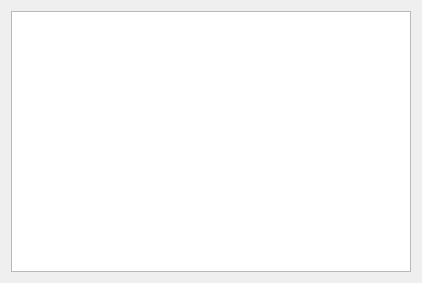
<?xml version="1.0" encoding="UTF-8"?>
<ui version="4.0">
 <class>Dialog</class>
 <widget class="QDialog" name="Dialog">
  <property name="geometry">
   <rect>
    <x>0</x>
    <y>0</y>
    <width>422</width>
    <height>283</height>
   </rect>
  </property>
  <property name="windowTitle">
   <string>Dialog</string>
  </property>
  <layout class="QHBoxLayout" name="horizontalLayout">
   <item>
    <widget class="QTextEdit" name="textEdit">
     <property name="textInteractionFlags">
      <set>Qt::TextSelectableByKeyboard|Qt::TextSelectableByMouse</set>
     </property>
    </widget>
   </item>
  </layout>
 </widget>
 <resources/>
 <connections/>
</ui>
